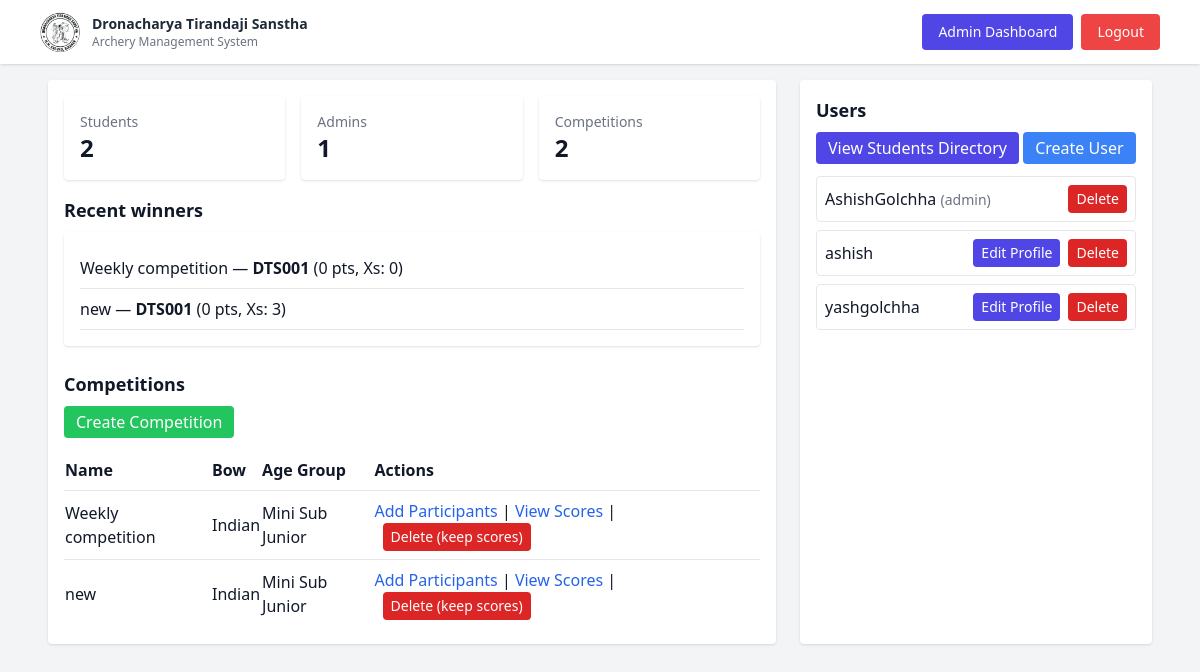
The page /admin/dashboard (signed in) on the database its author committed.
### models.py (models this page shows)
class Competition(db.Model):
    __tablename__ = 'competitions'
    id = db.Column(db.Integer, primary_key=True)
    name = db.Column(db.String(200))
    bow_type = db.Column(db.String(50))
    age_group = db.Column(db.String(80))
    gender = db.Column(db.String(20))
    target_distance = db.Column(db.String(50))
    target_serial = db.Column(db.String(20))
    num_students = db.Column(db.Integer)
    created_at = db.Column(db.DateTime, default=datetime.utcnow)
    score_entries = db.relationship('ScoreEntry', back_populates='competition', passive_deletes=True)

class ScoreEntry(db.Model):
    __tablename__ = 'scores'
    id = db.Column(db.Integer, primary_key=True)
    competition_id = db.Column(db.Integer, db.ForeignKey('competitions.id', ondelete='SET NULL'), nullable=True)
    user_id = db.Column(db.Integer, db.ForeignKey('users.id'), nullable=True)
    roll_no = db.Column(db.String(20))
    target_distance = db.Column(db.String(50))
    target_serial = db.Column(db.String(20))
    competition_name = db.Column(db.String(200), nullable=True)
    sets = db.Column(db.Text) # JSON string like '[10,9,8,...]'
    xs = db.Column(db.Integer, default=0)
    total = db.Column(db.Integer, default=0)
    competition = db.relationship('Competition', back_populates='score_entries')
    user = db.relationship('User', back_populates='scores')

class User(UserMixin, db.Model):
    __tablename__ = 'users'
    id = db.Column(db.Integer, primary_key=True)
    username = db.Column(db.String(120), unique=True, nullable=False)
    email = db.Column(db.String(200), unique=True, nullable=False)
    password = db.Column(db.String(200), nullable=False)
    is_admin = db.Column(db.Boolean, default=False)
    is_active = db.Column(db.Boolean, default=True)
    created_at = db.Column(db.DateTime, default=datetime.utcnow)
    profile = db.relationship('StudentProfile', uselist=False, back_populates='user')
    scores = db.relationship('ScoreEntry', back_populates='user')

### app.py (the view)
@app.route('/admin/dashboard')
def admin_dashboard():
    if not session.get('user_id'):
        flash('Please login first', 'warning')
        return redirect(url_for('login'))
    if not session.get('is_admin'):
        flash('Access denied', 'danger')
        return redirect(url_for('login'))
    users = User.query.all()
    competitions = Competition.query.order_by(Competition.created_at.desc()).all()
    total_students = User.query.filter_by(is_admin=False, is_active=True).count()
    total_admins = User.query.filter_by(is_admin=True).count()
    total_competitions = Competition.query.count()
    recent_winners = []
    for c in Competition.query.order_by(Competition.created_at.desc()).limit(5):
        entries = c.score_entries
        if entries:
            top = max(entries, key=lambda e: ((e.total or 0), (e.xs or 0)))
            recent_winners.append({
                'competition': c.name,
                'roll_no': top.roll_no,
                'total': top.total,
                'xs': top.xs or 0
            })
    current_user = get_current_user()
    return render_template(
        'admin_dashboard.html',
        current_user=current_user,
        users=users,
        competitions=competitions,
        total_students=total_students,
        total_admins=total_admins,
        total_competitions=total_competitions,
        recent_winners=recent_winners
    )

### app.py (called while the page is built)
def get_current_user():
    if not session.get('user_id'):
        return None
    return User.query.get(session['user_id'])

@app.context_processor
def inject_current_user():
    user = None
    if session.get('user_id'):
        user = User.query.get(session['user_id'])
    return dict(current_user=user)

### templates/admin_dashboard.html (shortened to what this page needs)
{% extends 'base.html' %}
{% block content %}
<div class="grid grid-cols-1 md:grid-cols-3 gap-6">
    <div class="col-span-2 bg-white p-4 rounded shadow">
        <div class="grid grid-cols-1 md:grid-cols-3 gap-4 mb-4">
            <div class="bg-white p-4 rounded shadow">
                <div class="text-sm text-gray-500">Students</div>
                <div class="text-2xl font-bold">{{ total_students }}</div>
            </div>
            <div class="bg-white p-4 rounded shadow">
                <div class="text-sm text-gray-500">Admins</div>
                <div class="text-2xl font-bold">{{ total_admins }}</div>
            </div>
            <div class="bg-white p-4 rounded shadow">
                <div class="text-sm text-gray-500">Competitions</div>
                <div class="text-2xl font-bold">{{ total_competitions }}</div>
            </div>
            </div>
            <h3 class="text-lg font-semibold mb-2">Recent winners</h3>
            <ul class="bg-white p-4 rounded shadow mb-6">
            {% for w in recent_winners %}
                <li class="py-2 border-b">{{ w.competition }} — <strong>{{ w.roll_no }}</strong> ({{ w.total }} pts, Xs: {{ w.xs }})</li>
            {% else %}
                <li class="py-2">No winners yet</li>
            {% endfor %}
            </ul>
        <h3 class="text-lg font-semibold mb-2">Competitions</h3>
        <a href="{{ url_for('admin_competition_setup') }}" class="inline-block mb-3 bg-green-500 text-white px-3 py-1 rounded">Create Competition</a>
        <table class="w-full text-left">
            <thead>
                <tr>
                    <th class="py-2">Name</th>
                    <th class="py-2">Bow</th>
                    <th class="py-2">Age Group</th>
                    <th class="py-2">Actions</th>
                </tr>
            </thead>
            <tbody>
                {% for c in competitions %}
                <tr class="border-t">
                    <td class="py-2">{{ c.name }}</td>
                    <td class="py-2">{{ c.bow_type }}</td>
                    <td class="py-2">{{ c.age_group }}</td>
                    <td class="py-2">
                        <a href="{{ url_for('admin_add_participants', comp_id=c.id) }}" class="text-blue-600">Add Participants</a> | <a href="{{ url_for('admin_scores_view', comp_id=c.id) }}" class="text-blue-600">View Scores</a> |
                        <form method="post" action="{{ url_for('admin_delete_competition_keep_scores', comp_id=c.id) }}" style="display:inline" onsubmit="return confirm('Delete competition & keep the scores in the database? This will remove the competition record but keep all score entries.');">
                            <button type="submit" class="ml-2 px-2 py-1 bg-red-600 text-white rounded text-sm">Delete (keep scores)</button>
                        </form>
                    </td>
                </tr>
                {% else %}
                <tr><td colspan="4" class="py-2">No competitions yet</td></tr>
                {% endfor %}
            </tbody>
        </table>
    </div>
    <div class="bg-white p-4 rounded shadow">
        <h3 class="text-lg font-semibold mb-2">Users</h3>
        <a href="{{ url_for('admin_students') }}" class="inline-block mb-3 bg-indigo-600 text-white px-3 py-1 rounded">
            View Students Directory
        </a>
        <a href="{{ url_for('admin_create_user') }}" class="inline-block mb-3 bg-blue-500 text-white px-3 py-1 rounded">Create User</a>
        <ul class="space-y-2">
            {% for u in users %}
            <li class="border p-2 rounded flex items-center justify-between">
                <div>
                    {{ u.username }} {% if u.is_admin %}<span class="text-sm text-gray-500">(admin)</span>{% endif %}
                </div>
                <div class="flex items-center space-x-2">
                     {% if not u.is_admin %}
                        <a href="{{ url_for('admin_edit_student_profile', user_id=u.id) }}"
                        class="px-2 py-1 bg-indigo-600 text-white rounded text-sm">
                            Edit Profile
                        </a>
                    {% endif %}
                    {% if current_user.is_admin %}
                        <form method="post" action="{{ url_for('admin_delete_user', user_id=u.id) }}" onsubmit="return confirm('Are you sure you want to disable this account? This keeps their profile data in the system.');">
                            <button type="submit" class="px-2 py-1 bg-red-600 text-white rounded text-sm">Delete</button>
                        </form>
                    {% endif %}
                </div>
            </li>
            {% endfor %}
        </ul>
    </div>
</div>
{% endblock %}

### rows shown on the page
Competition: competition "Weekly competition", name "Weekly competition", bow_type "Indian", age_group "Mini Sub Junior"
ScoreEntry: roll_no "DTS001"
Competition: competition "new", name "new", bow_type "Indian", age_group "Mini Sub Junior"
ScoreEntry: roll_no "DTS001"
User: username "AshishGolchha", is_admin "(admin)"
User: username "ashish"
User: username "yashgolchha"

### other values the page prints
{{ total_students }} "2"
{{ total_admins }} "1"
{{ total_competitions }} "2"
{{ w.total }} "0" "0"
{{ w.xs }} "0" "3"
